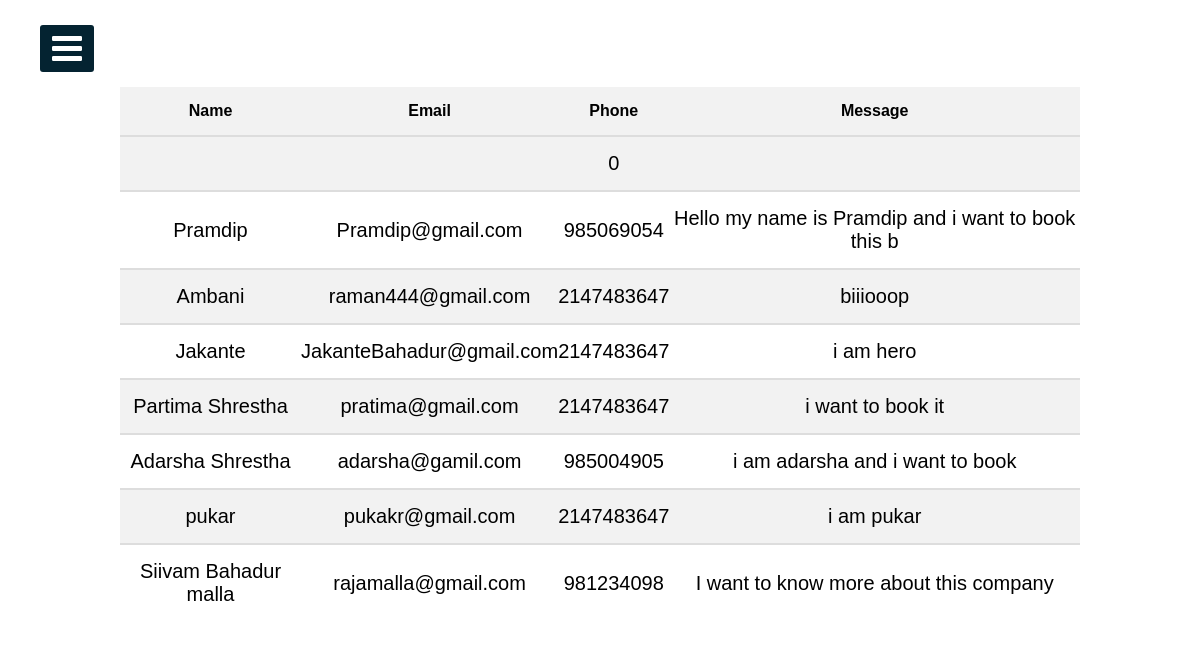
/EasyRide_Final/Station_contact_table.php, run on the app's committed database.
### tables this page shows
CREATE TABLE `notification` (
  `Name` varchar(20) NOT NULL,
  `Email` varchar(40) NOT NULL,
  `Phone` int(11) NOT NULL,
  `Message` varchar(50) NOT NULL
);

### EasyRide_Final/Station_contact_table.php (the view, shortened to what this page needs)
<?php
include("connection.php");
?>
<!DOCTYPE html>
<html>
<head>
  <link rel="stylesheet" href="sidebar.css">
  <link rel="stylesheet" href="Admin_dashboard.css">
  <link rel="stylesheet" href="https://cdnjs.cloudflare.com/ajax/libs/font-awesome/4.7.0/css/font-awesome.min.css">
</head>
<body>
  <label for="check">
    <i class="fa fa-bars" id="btn"></i>
  </label>
  <div class="sidebar2">
    <h1 class="adminTopic">Contact Information</h1>
    <?php
      $sqlget="SELECT * FROM notification";
      $sqldata=mysqli_query($conn,$sqlget) or die('error getting');
      echo "<table>";
      echo "<tr>
              <th>Name</th>
              <th>Email</th>
              <th>Phone</th>
              <th>Message</th>
            </tr>";
      while ($row=mysqli_fetch_array($sqldata,MYSQLI_ASSOC)) {
        echo "<tr><td>";
        echo $row['Name'];
        echo "</td><td>";
        echo $row['Email'];
        echo "</td><td>";
        echo $row['Phone'];
        echo "</td><td>";
        echo $row['Message'];
        echo "</td></tr>";
      }
      echo "</table>";
    ?>
  </div>
</body>
</html>

### EasyRide_Final/sidebar.css (style rules this page uses)
* { margin: 0; padding: 0; list-style: none; text-decoration: none; }
label #btn, label #cancle { position: absolute; cursor: pointer; background: #042331; color: #fff; border-radius: 3px; }
label #btn { left: 40px; top: 25px; font-size: 35px; color: #fff; padding: 6px 12px; transition: all 0.5s; }

### EasyRide_Final/Admin_dashboard.css (style rules this page uses)
body { background-image: url("1.jpg"); background-position: center; background-size: cover; height: 700px; background-repeat: no-repeat; background-attachment: fixed; font-family: Arial, sans-serif; }
.adminTopic { text-align: center; color: #fff; }
table { width: 80%; margin: auto; border-collapse: collapse; text-align: center; margin-top: 50px; background-color: rgba(255, 255, 255, 0.9); border-radius: 10px; }
table th { background-color: #f2f2f2; border-bottom: 2px solid #ddd; padding: 15px 0; font-weight: bold; }
table tr:nth-child(even) { background-color: #f2f2f2; }
table tr td { border-bottom: 2px solid #ddd; padding: 15px 0; font-size: 20px; }
table tr:last-child td { border-bottom: none; }

### data on the page
notification: Phone "0"
notification: Name "Pramdip", Email "Pramdip@gmail.com", Phone "985069054", Message "Hello my name is Pramdip and i want to book this b"
notification: Name "Ambani", Email "raman444@gmail.com", Phone "2147483647", Message "biiiooop"
notification: Name "Jakante", Email "JakanteBahadur@gmail.com", Phone "2147483647", Message "i am hero"
notification: Name "Partima Shrestha", Email "pratima@gmail.com", Phone "2147483647", Message "i want to book it"
notification: Name "Adarsha Shrestha", Email "adarsha@gamil.com", Phone "985004905", Message "i am adarsha and i want to book"
notification: Name "pukar", Email "pukakr@gmail.com", Phone "2147483647", Message "i am pukar"
notification: Name "Siivam Bahadur malla", Email "rajamalla@gmail.com", Phone "981234098", Message "I want to know more about this company"
